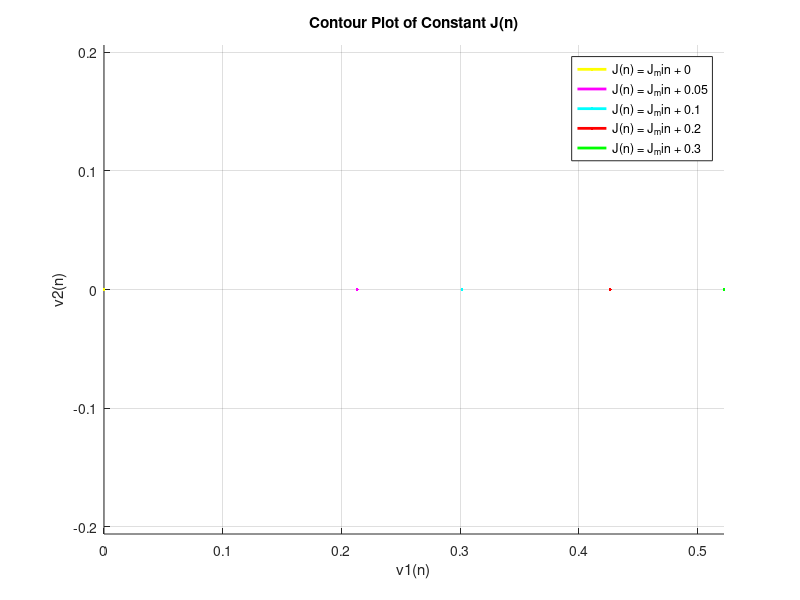

The MATLAB script that drew this image:
% Ellipse parameters
lambda1 = 1.1;
lambda2 = 0.9;
J_min = 0.0965;

% Range for J(n) values to plot ellipses
increments = [0, 0.05, 0.1, 0.2, 0.3];

% Function to generate ellipse points
ellipse_points = @(J, lambda1, lambda2, num_points) ...
    arrayfun(@(theta) sqrt((J - J_min) / (lambda1 * cos(theta)^2 + lambda2 * sin(theta)^2)) ...
    * [cos(theta), sin(theta)], linspace(0, 2*pi, num_points), 'UniformOutput', false);

% Plotting setup
figure;
hold on;
colors = ['y', 'm', 'c', 'r', 'g']; % Colors for each ellipse

for i = 1:length(increments)
    J = J_min + increments(i);
    points = cell2mat(ellipse_points(J, lambda1, lambda2, 100));
    plot(points(:, 1), points(:, 2), 'Color', colors(i), 'LineWidth', 2);
end

xlabel('v1(n)');
ylabel('v2(n)');
title('Contour Plot of Constant J(n)');
axis equal;
grid on;
legend(arrayfun(@(x) ['J(n) = J_min + ', num2str(x)], increments, 'UniformOutput', false));
hold off;